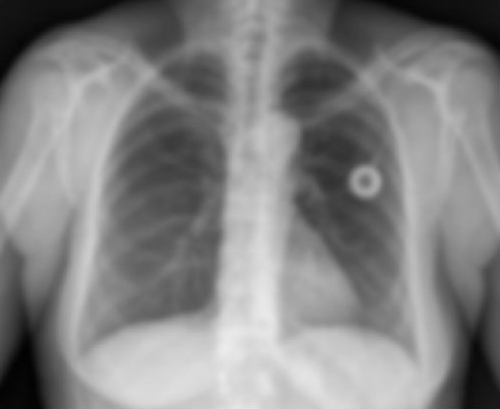
#> input picture HW3_98126079/codes/question 1/chest.tif, 500 x 409 px
$ python HW3_q1_Zallaghi_98126079.py
#> lines starting #> are read from the running program, lines starting #| are printed output that depends on the picture
# DIP Course - fall 2020 - HW: 3
# Student: M. J. Zallaghi    -    ID: 98126079


# Question: 1 code


# using numpy for working with arrays
import numpy as np
# using openCv module
import cv2
# using matplotlib for multiple image show in 1 fig
import matplotlib.pyplot as plt

# a)

# reading chest image in gray mode (it is actualy gray...)
chest_img_pos_domain = cv2.cvtColor(cv2.imread('chest.tif'),cv2.COLOR_BGR2GRAY)
#> chest_img_pos_domain: shape (409, 500); min 0, max 236, mean 131
# Computing the 2-dimensional discrete Fourier Transform of image using numpy
chest_img_freq_domain = np.fft.fft2(chest_img_pos_domain)
# centering the image in frequency domain using numpy: Shift the zero-frequency component to the center of the spectrum
chest_img_freq_domain_centered = np.fft.fftshift(chest_img_freq_domain)

# phase spectrum centered and non-centered image
phase_spectrum_uncentered = np.angle(chest_img_freq_domain)
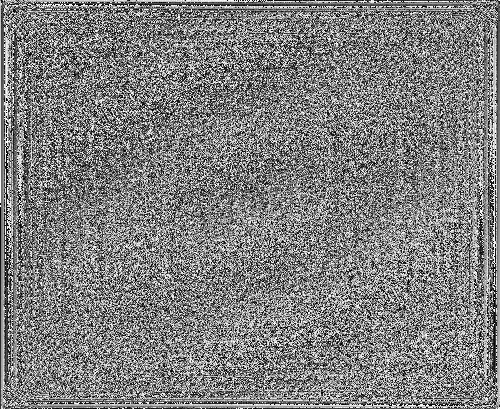
#> phase_spectrum_uncentered: shape (409, 500) float64; min -3.14, max 3.14, mean 1.54e-05; drawn with min black and max white
phase_spectrum_centered = np.angle(chest_img_freq_domain_centered)
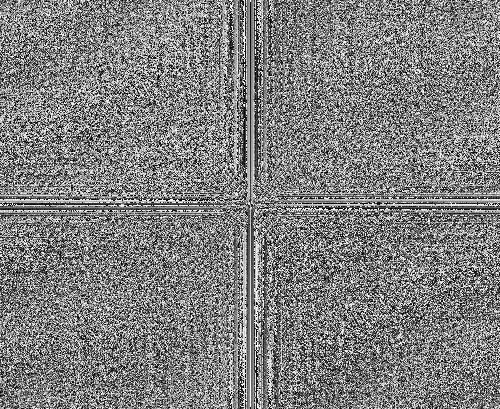
#> phase_spectrum_centered: shape (409, 500) float64; min -3.14, max 3.14, mean 1.54e-05; drawn with min black and max white
# magnitude spectrum
magnitude_spectrum_uncentered = np.abs(chest_img_freq_domain)
magnitude_spectrum_uncentered = np.array(magnitude_spectrum_uncentered/np.max(magnitude_spectrum_uncentered)*255, dtype=np.uint8)
magnitude_spectrum_centered = np.abs(chest_img_freq_domain_centered)
magnitude_spectrum_centered = np.array(magnitude_spectrum_centered/np.max(magnitude_spectrum_centered)*255, dtype=np.uint8)

# showing results
fig0 = plt.figure('Magnitude and Phase plots')
fig0.add_subplot(2,2,1)
plt.imshow(magnitude_spectrum_uncentered, cmap='gray')
plt.title('Mag. Spectrum: un-centered')
fig0.add_subplot(2,2,2)
plt.imshow(phase_spectrum_uncentered, cmap='gray')
plt.title('Phase. Spectrum: un-centered')
fig0.add_subplot(2,2,3)
plt.imshow(magnitude_spectrum_centered, cmap='gray')
plt.title('Mag. Spectrum: centered')
fig0.add_subplot(2,2,4)
plt.imshow(phase_spectrum_centered, cmap='gray')
plt.title('Phase. Spectrum: centered')
plt.show()
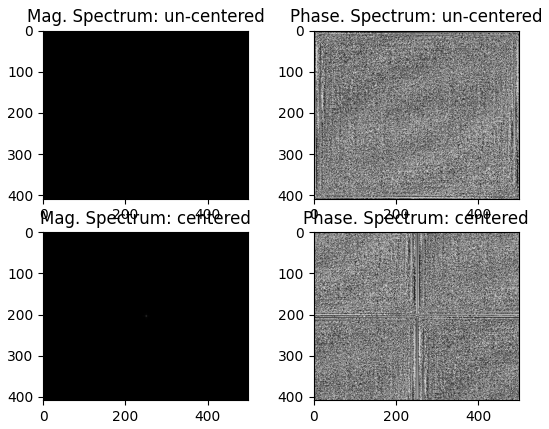
#> figure drawn by matplotlib, 4 panels

# b)

# applying inverse dft on genrated dft

img_from_dft_uncentered = np.fft.ifft2(chest_img_freq_domain)
img_from_dft_uncentered = np.real(img_from_dft_uncentered)

img_from_dft_centered = np.fft.ifft2(chest_img_freq_domain_centered)
img_from_dft_centered = np.real(img_from_dft_centered)
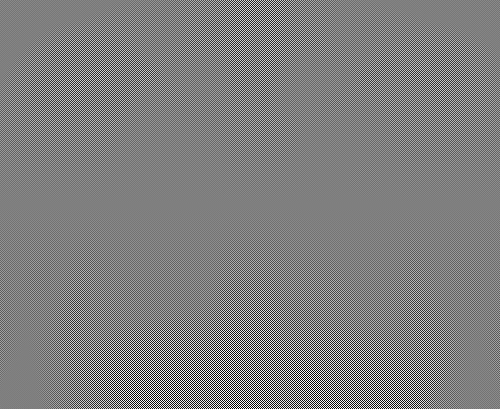
#> img_from_dft_centered: shape (409, 500) float64; min -230, max 230, mean 0; drawn with min black and max white

# showing results
fig1 = plt.figure('Inverse DFT')
fig1.add_subplot(3,1,1)
plt.imshow(chest_img_pos_domain, cmap='gray')
plt.title('Original image')
fig1.add_subplot(3,1,2)
plt.imshow(img_from_dft_uncentered, cmap='gray')
plt.title('Image from un-centered dft')
fig1.add_subplot(3,1,3)
plt.imshow(img_from_dft_centered, cmap='gray')
plt.title('Image from centered dft')
plt.show()

# c)

# mirroring about center
mirrored_about_cented_freq = np.conj(chest_img_freq_domain_centered)
# shifting to corner
mirrored_about_cented_freq = np.fft.ifftshift(mirrored_about_cented_freq)
# frequency dmaoin to pose domain
mirrored_about_center_pos = np.fft.ifft2(mirrored_about_cented_freq)
mirrored_about_center_pos = np.real(mirrored_about_center_pos)
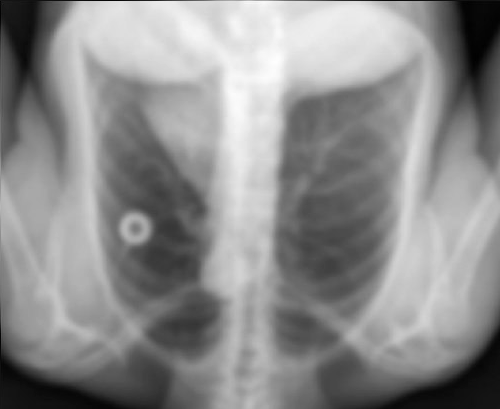
#> mirrored_about_center_pos: shape (409, 500) float64; min -5.2e-14, max 236, mean 131; drawn with min black and max white

# showing results
fig2 = plt.figure('Image mirroring')
fig2.add_subplot(1,2,1)
plt.imshow(chest_img_pos_domain, cmap='gray')
plt.title('Original image')
fig2.add_subplot(1,2,2)
plt.imshow(mirrored_about_center_pos, cmap='gray')
plt.title('Mirrored image')
plt.show()
